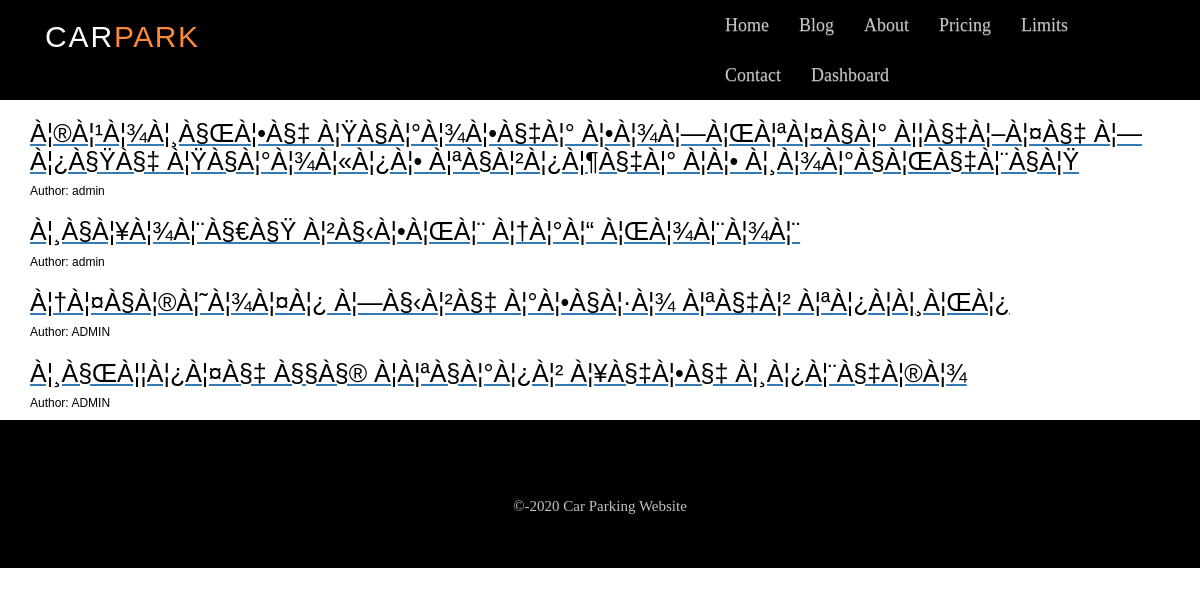
Screenshot of /blog.php with the database file from the repository.
### tables this page shows
CREATE TABLE `post` (
  `id` int(7) NOT NULL,
  `name` varchar(90) NOT NULL,
  `url` text NOT NULL,
  `title` text NOT NULL,
  `content` longtext NOT NULL
);

### blog.php (the view, shortened to what this page needs)
<?php
	require_once('functions.php');
?>
<!DOCTYPE html>
<html lang="en">
<head>
	<?php
	include_once('title.php');
	?>
</head>
<body>
	<?php include_once('header.php');   ?>
		<div class="blog-area">
			<div class="container">
				<?php
					$sql = mysqli_query($connection,"SELECT *FROM post");
					while($result = $sql->fetch_assoc()): ?>
					<?php  $url = $result['url']; ?>
				<a href="read.php<?php echo $url ?>"><h3><?php echo $result['title'];   ?></h3></a>
				<h6>Author: <?php  echo $result['name'];   ?></h6>
			<?php endwhile; ?>
			</div>
		</div>
	<?php include_once('footer.php');   ?>
</body>

### style.css (style rules this page uses)
body { font-family: 'Oswald', sans-serif; font-size: 16px; margin:0; line-height: 1.3em; font-family: tahoma, arial; line-height: 24px; background: #ffffff; color: #000000; -webkit-transition: all 0.2s ease-out; -moz-transition: all 0.2s ease-out; -o-transition: all 0.2s ease-out; transition: all 0.2s ease-out; }
h3 { color:#FFFFFF; font-size: 25px; text-transform: uppercase; letter-spacing: 2.5; }
.blog-area { width:100%; overflow: hidden; }
.blog-area h1, .blog-area h2, .blog-area h3, .blog-area h4, .blog-area h5, .blog-area h6, .blog-area p { color: #000000; }
.blog-area a { text-decoration: underline; }

### rows the page displays
post: title "À¦®À¦¹À¦¾À¦¸À§ŒÀ¦•À§‡ À¦ŸÀ§À¦°À¦¾À¦•À§‡À¦° À¦•À¦¾À¦—À¦ŒÀ¦ªÀ¦¤À§À¦° À¦¦À§‡À¦–À¦¤À§‡ À¦—À¦¿À§ŸÀ§‡ À¦ŸÀ§À¦°À¦¾À¦«À¦¿À¦• À¦ªÀ§À¦²À¦¿À¦¶À§‡À¦° À¦À¦• À¦¸À¦¾À¦°À§À¦ŒÀ§‡À¦¨À§À¦Ÿ", name "admin"
post: title "À¦¸À§À¦¥À¦¾À¦¨À§€À§Ÿ À¦²À§‹À¦•À¦ŒÀ¦¨ À¦†À¦°À¦“ À¦ŒÀ¦¾À¦¨À¦¾À¦¨", name "admin"
post: title "À¦†À¦¤À§À¦®À¦˜À¦¾À¦¤À¦¿ À¦—À§‹À¦²À§‡ À¦°À¦•À§À¦·À¦¾ À¦ªÀ§‡À¦² À¦ªÀ¦¿À¦À¦¸À¦ŒÀ¦¿", name "ADMIN"
post: title "À¦¸À§ŒÀ¦¦À¦¿À¦¤À§‡ À§§À§® À¦À¦ªÀ§À¦°À¦¿À¦² À¦¥À§‡À¦•À§‡ À¦¸À¦¿À¦¨À§‡À¦®À¦¾", name "ADMIN"
